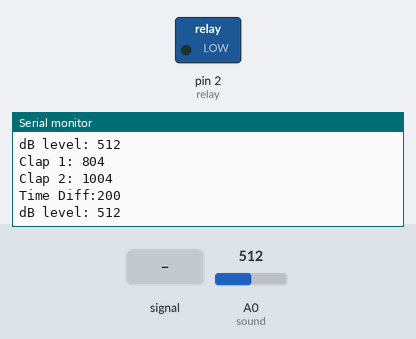
Bench run of a sketch on a simulated Arduino Uno, built with avr-gcc and run on an emulated ATmega328P. Shown: switched loads named in the sketch (green lamp = pin HIGH), the last lines printed to the serial monitor. Inputs (shaded band) come from the test bench; at power-on: A0 (sound) = 512.

Above: at 1.2 s.
1.3 s: A0 (sound) fed a 1000 Hz sine of ±255 counts around its level
At 1.59 s:
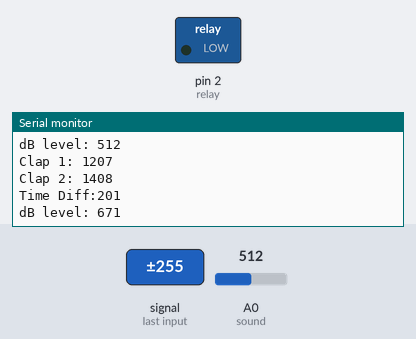
4.3 s: A0 (sound) set to 482
At 4.6 s:
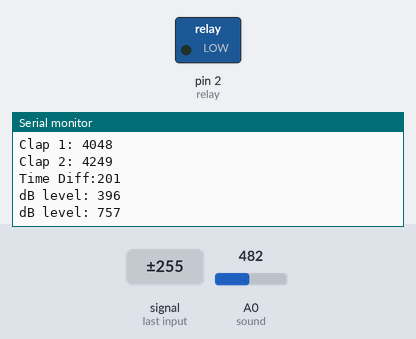
7.3 s: A0 (sound) fed a 50 Hz sine of ±306 counts around its level
At 7.7 s:
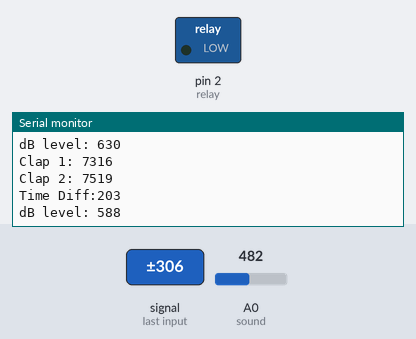
10.3 s: A0 (sound) set to 510
At 10.42 s:
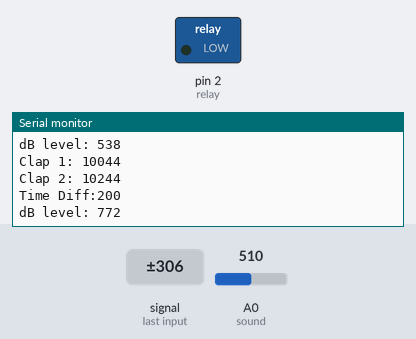
13.3 s: A0 (sound) fed a 200 Hz sine of ±255 counts around its level
At 13.93 s:
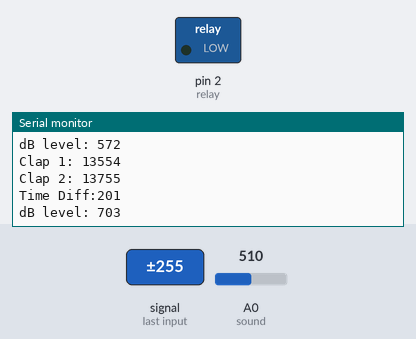
Timing chart, 0 to 16.3 s (numbered marks = the images above; inputs shaded):
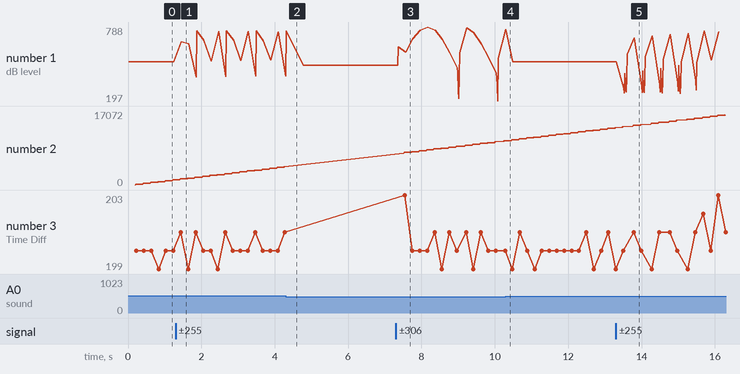

The sketch:

lamp_clapper.ino
```cpp
unsigned long sound = A0;
int relay = 2;


unsigned long clap1 = 0;
unsigned long clap2 = 0;
unsigned long db_diff = 0;
int db_range[2] = {300, 500};
boolean light_on = false;
unsigned long heard = 0;
int status = HIGH;


void setup() {
  // put your setup code here, to run once:
  Serial.begin(9600);
  pinMode(sound, INPUT);
  pinMode(relay, OUTPUT);
  Serial.println("Hello Richard");

}

void loop() {
  // put your main code here, to run repeatedly:
heard = analogRead(sound);

Serial.print("dB level: ");
Serial.println(heard);

if(heard > 500){
  clap1 = millis();
  delay(200);
  for(int i= 3000; i > 0; i--){
    if(analogRead(sound) > 500){
      clap2 = millis();

      db_diff = clap2 - clap1;

      Serial.print("Clap 1: ");
      Serial.println(clap1);
      Serial.print("Clap 2: ");
      Serial.println(clap2);
      Serial.print("Time Diff:");
      Serial.println(db_diff);

      if(db_diff > db_range[0] && db_diff < db_range[1]){
        Serial.println("Lights Switched");
        light_on = !light_on;
        status = !status;
        digitalWrite(relay, status);
         delay(2800);

      }
    break;
    }
  }

}


}
```

Measured:
- after the input at 1.3 s, the serial monitor: prints a new line after 0.15 s (image 1)
- after the input at 7.3 s, the serial monitor: prints a new line after 0.07 s (image 3)
- after the input at 13.3 s, the serial monitor: prints a new line after 0.21 s (image 5)
- plotted number 1: 512 → 396 after the input at 1.3 s, 482 → 772 after the input at 7.3 s, 510 → 532 after the input at 13.3 s
- plotted number 2: 1206 → 4249 after the input at 1.3 s, 4249 → 10244 after the input at 7.3 s
- plotted number 3: 201 → 200 after the input at 7.3 s
